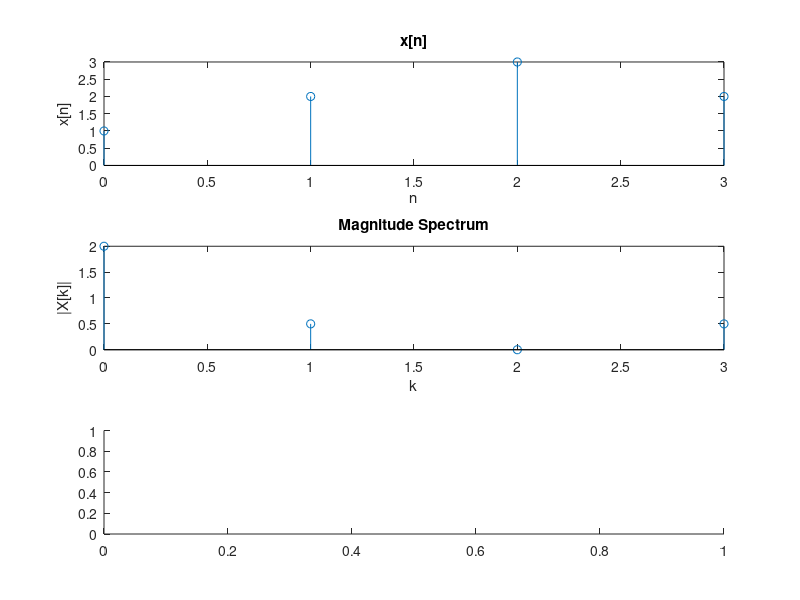

Write the MATLAB code that produced this figure. (Note: this script raises an error after producing the figure.)
%Write Matlab programs to compute Discrete Fourier Transform (DFT) and Inverse Discrete Fourier Transform (IDFT) for the spectral analysis of signals.


% To compute N pt. DFT of finite duration signal
N=4;
x=[1,2,3,2];
L=length(x);
X=(1./N).*fft(x,N);
subplot(3,1,1),stem(0:L-1,x)
title('x[n]')
xlabel('n')
ylabel('x[n]')
subplot(3,1,2),stem(0:N-1,abs(X));
title('Magnitude Spectrum')
xlabel('k')
ylabel('|X[k]|')
subplot(3,1,3),stem(0:N-1,phase(X))
title('Phase Spectrum')
xlabel('k')
ylabel('\angle X[k]')
% To compute N pt. IDFT
N=4;
X=[4,2,0,4];
x=(N).*ifft(X,N);
subplot(3,1,1),stem(0:length(X)-1,X)
title('X[k]')
xlabel('k')
ylabel('X[k]')
subplot(3,1,2),stem(0:N-1,real(x));
title('Real of x[n]')
xlabel('n')
ylabel('Re{x[n]}')
subplot(3,1,3),stem(0:N-1,imag(x))
title('Phase Spectrum')
xlabel('n')
ylabel('Imag{x[n]}')
